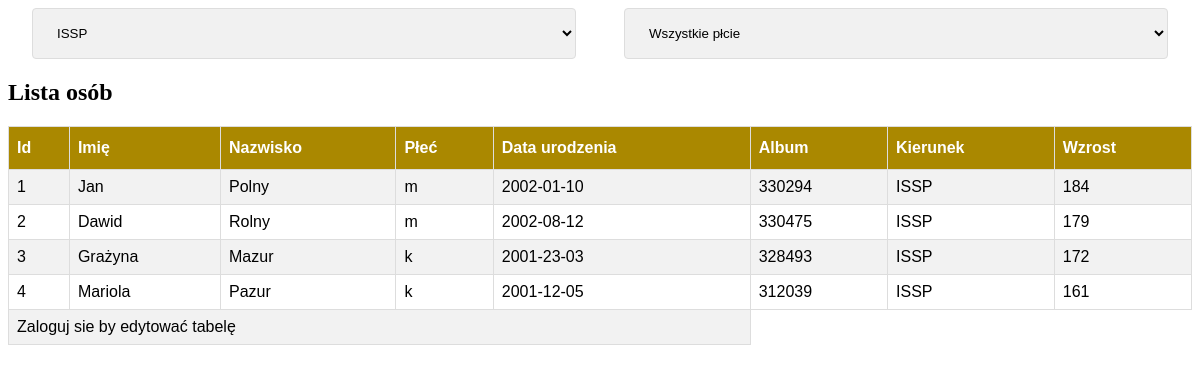
Page /?kierunek=ISSP on the committed database.
### tables this page shows
CREATE TABLE studenci(id integer primary key autoincrement, imie char(10),
nazwisko char(40), plec char(1), ur date, album int, kierunek varchar(50), wzrost integer);

### osoba_tabela.php (the view, shortened to what this page needs)
<form>
    <select id="kierunek" name="kierunek" onchange="this.form.submit()">
        <option>ISSP</option>
    </select>
    <select id="plec" name="plec" onchange="this.form.submit()">
        <option value=''>Wszystkie płcie</option>
    </select>
</form>
<?php
include "baza.php";
$k = $_GET['kierunek'];
if ($k) $and .= " and kierunek='$k' ";
$wynik = $baza->query("select * from studenci where 1 $and");
echo "<table>";
echo "<h2>Lista osób</h2>";
echo "<tr><th>Id<th>Imię</th><th>Nazwisko</th><th>Płeć</th><th>Data urodzenia</th><th>Album</th><th>Kierunek</th><th>Wzrost</th>";
while ($r = $wynik->fetchArray()) {
    echo "<tr onclick=\"location='?id=$r[id]'\">
			<td>$r[id]</td>
			<td>$r[imie]</td>
			<td>$r[nazwisko]</td>
			<td>$r[plec]</td>
			<td>$r[ur]</td>
			<td>$r[album]</td>
			<td>$r[kierunek]</td>
			<td>$r[wzrost]</td></tr>";
}
if ($_SESSION['admin']) echo "<tr onclick=\"location='?id=dodaj'\"><td colspan=5>Dodaj nową osobę</td></tr>";
else echo "<tr onclick=\"location='?id=login'\"><td colspan=5>Zaloguj sie by edytować tabelę</td></tr>";
echo "</table>";
?>

### index.php (style rules this page uses)
form { display: block; width: 300px }
input, textarea, select { display: block; width: 100%; margin: auto; box-sizing: border-box }
h2 { clear: both }
table th, table td { border: 1px solid; padding: 5px }
table { border-collapse: collapse }

### osoba_tabela.php (style rules this page uses)
form { display: flex; width: 100%; }
select { margin: 0 24px; padding: 16px 20px; border: 1px solid #ddd; border-radius: 4px; background-color: #f1f1f1; }
table { font-family: Arial, Helvetica, sans-serif; border-collapse: collapse; width: 100%; }
table td, table th { border: 1px solid #ddd; padding: 8px; }
table tr:nth-child(even) { background-color: #f2f2f2; }
table th { padding-top: 12px; padding-bottom: 12px; text-align: left; background-color: #A80; color: white; }

### rows in the picture
studenci: id "1", imie "Jan", nazwisko "Polny", plec "m", ur "2002-01-10", album "330294", kierunek "ISSP", wzrost "184"
studenci: id "2", imie "Dawid", nazwisko "Rolny", plec "m", ur "2002-08-12", album "330475", kierunek "ISSP", wzrost "179"
studenci: id "3", imie "Grażyna", nazwisko "Mazur", plec "k", ur "2001-23-03", album "328493", kierunek "ISSP", wzrost "172"
studenci: id "4", imie "Mariola", nazwisko "Pazur", plec "k", ur "2001-12-05", album "312039", kierunek "ISSP", wzrost "161"
